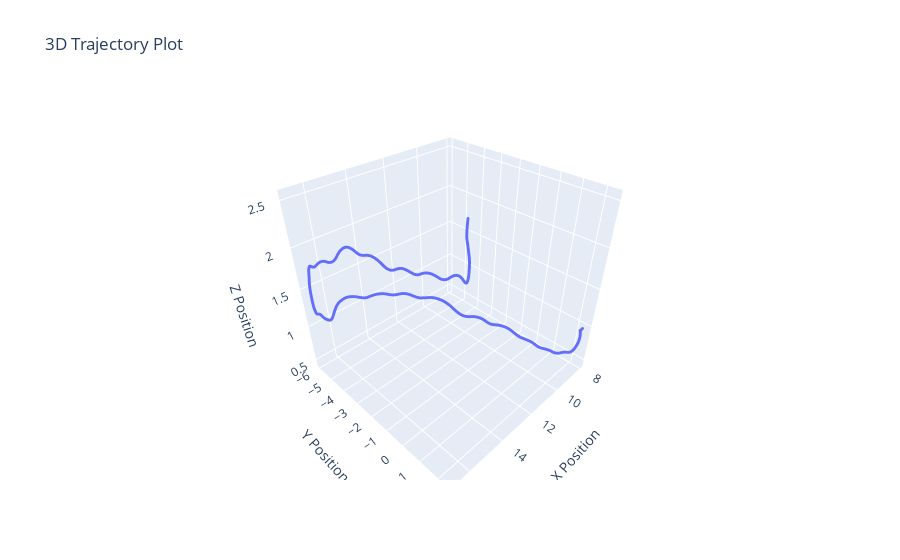

Source (notebook cell):
### Code cell
# plot the ground truth trajectory 
# consider top-down view
plot_trajectory(position_data)

### Figure 1 — Plotly figure (JSON) as saved in the notebook; plotly's stock layout.template omitted (floating-point values rounded to 4 significant figures; data arrays with more than 128 entries replaced by an {"elided": "..."} marker saying what was removed)
{"data": [{"marker": {"size": 1}, "mode": "markers+lines", "type": "scatter3d", "x": {"elided": "5000 float values"}, "y": {"elided": "5000 float values"}, "z": {"elided": "5000 float values"}}], "layout": {"scene": {"xaxis": {"title": {"text": "X Position"}}, "yaxis": {"title": {"text": "Y Position"}}, "zaxis": {"title": {"text": "Z Position"}}}, "title": {"text": "3D Trajectory Plot"}}}
